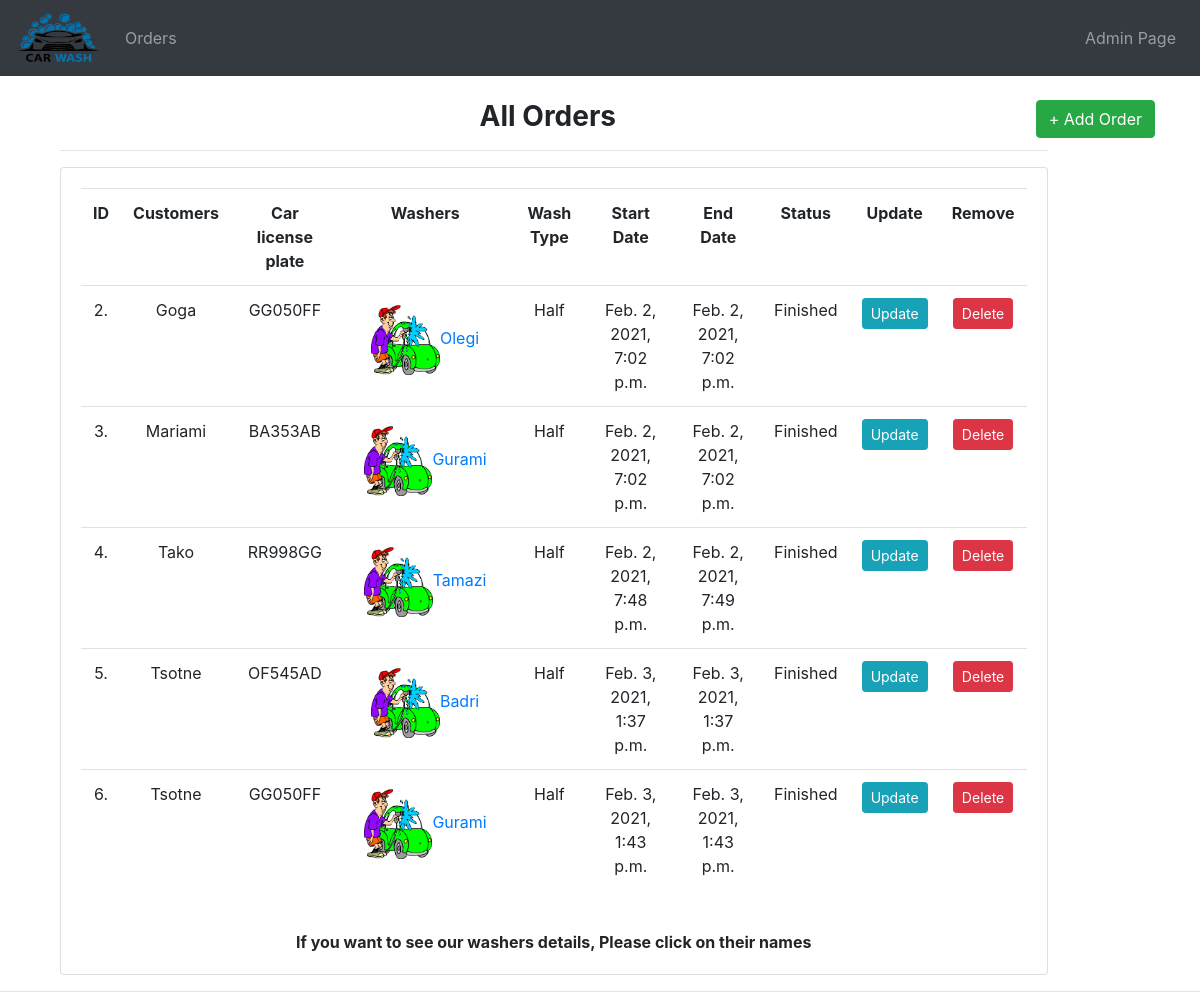
/order_list/, run on an earlier commit of the app's database.
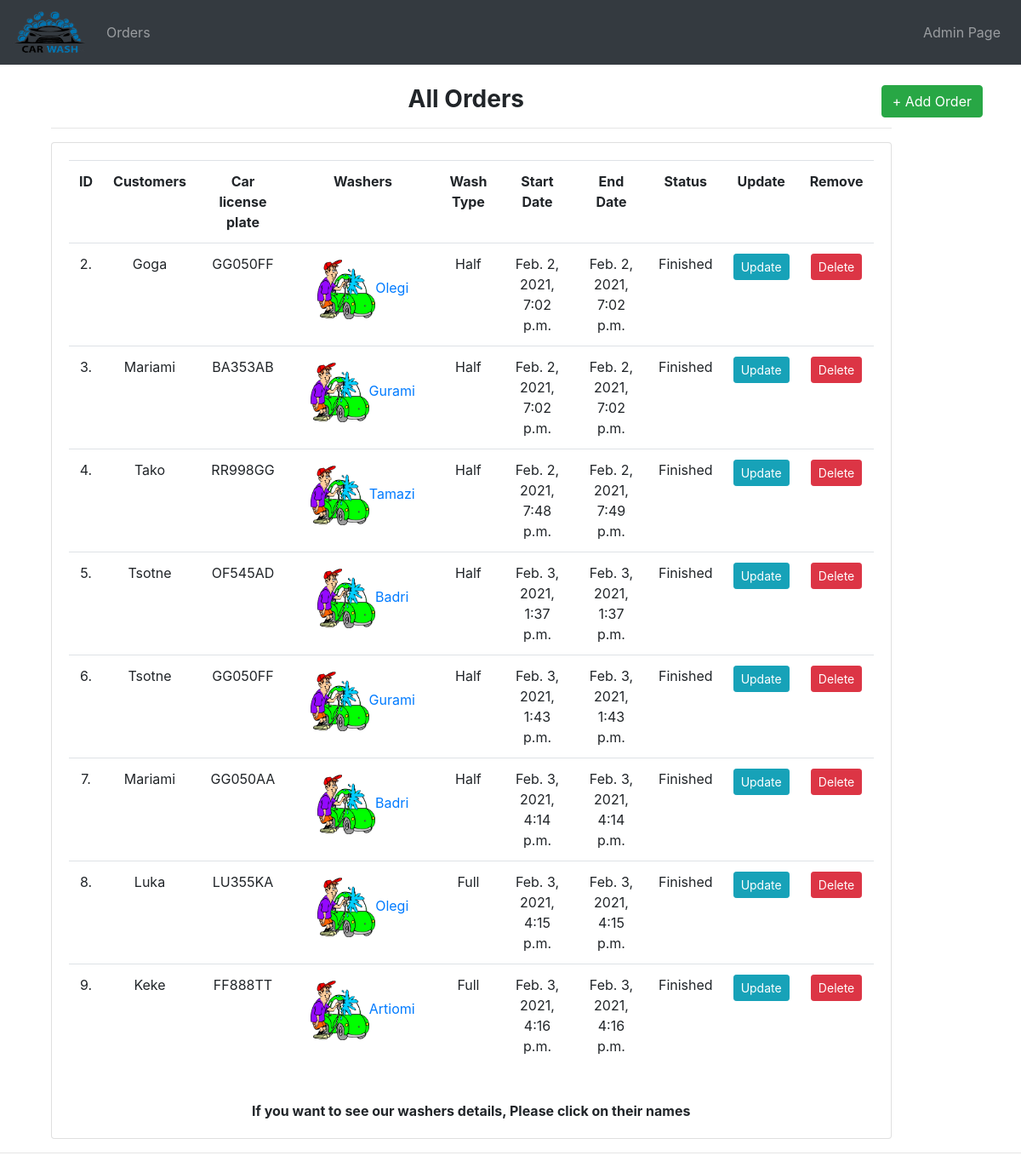
And on a later commit of the database.
### car_wash/models.py (models this page shows, shortened)
class Order(models.Model):
    car = models.ForeignKey(Car, on_delete=models.PROTECT, related_name='orders', default=None)
    washer = models.ForeignKey(CarWasher, on_delete=models.CASCADE, related_name='orders')
    customer = models.ForeignKey(Customer, on_delete=models.SET_NULL, null=True, related_name='orders')
    wash_type = models.ForeignKey(WashType, on_delete=models.PROTECT, related_name='orders', default=None)
    order_price = models.DecimalField(max_digits=4, decimal_places=2, verbose_name=_("Price"), default=None, blank=True)
    created_date = models.DateTimeField(auto_now=True, verbose_name=_("Created Date"))
    order_start_date = models.DateTimeField(verbose_name=_("Start time"))
    order_end_date = models.DateTimeField(verbose_name=_("End time"))
    status = models.CharField(max_length=200, default=None)

class Customer(models.Model):
    name = models.CharField(max_length=200)
    def __str__(self):
        return self.name

class Car(models.Model):
    car_type = models.ForeignKey(CarType, on_delete=models.SET_NULL, null=True)
    license_plate = models.CharField(max_length=30, null=False)
    def __str__(self):
        return f"{self.license_plate}"

class CarWasher(models.Model):
    name = models.CharField(max_length=200)
    def __str__(self):
        return self.name

class WashType(models.Model):
    name = models.CharField(max_length=50, verbose_name=_("Name of wash type"))
    percentage = models.IntegerField(verbose_name=_("Base price percentage"), default=100)
    def __str__(self):
        return self.name

### car_wash/views.py (the view)
# urls.py: path('order_list/', name='order_list', view=order_list),
def order_list(request):
    orders = Order.objects.all()
    return render(request, 'order_list.html', {'orders': orders})

### car_wash/templates/order_list.html
{% extends 'base.html' %}
{% block body %}
{% load static %}
    <br>
<a style='display:inline' class="btn btn-success float-right" href="{% url 'car_wash:create_order' %}" >+ Add Order</a>
<div class="col-md-11">
		<h3><strong>All Orders</strong></h3>
		<hr>
		<div class="card card-body">
            <table class="table">
				<tr>
                    <th>ID</th>
					<th>Customers</th>
					<th>Car license plate</th>
					<th>Washers</th>
					<th>Wash Type</th>
                    <th>Start Date</th>
					<th>End Date</th>
					<th>Status</th>
                    <th>Update</th>
					<th>Remove</th>
				</tr>
				{% for order in orders %}
					<tr>
                        <td>{{ order.pk }}.</td>
						<td>{{ order.customer }}</td>
						<td>{{ order.car }}</td>
						<td><a href="{% url 'car_wash:washer-detail' order.washer.id %}" class="btn"><img src="{% static 'images/washer.png' %}" height="70">{{ order.washer }}</a></td>
						<td>{{ order.wash_type }}</td>
						<td>{{ order.order_start_date }}</td>
						<td>{{ order.order_end_date }}</td>
						<td>{{ order.status }}</td>
                        <td><a class="btn btn-sm btn-info" href="{% url 'car_wash:update_order' order.id %}" >Update</a></td>
						<td><a class="btn btn-sm btn-danger" href="{% url 'car_wash:delete_order' order.id %}" >Delete</a></td>
					</tr>
				{% endfor %}
			</table>
            <br>
        <strong>If you want to see our washers details, Please click on their names</strong>
		</div>
	</div>
{% endblock body %}

### car_wash/templates/base.html (shortened to what this page needs)
{% load static %}
<!DOCTYPE html>
<html lang="en">
   <head>
      <link rel="stylesheet" href="https://maxcdn.bootstrapcdn.com/bootstrap/4.0.0/css/bootstrap.min.css">
      <link rel="stylesheet" type="text/css" href="{% static '/css/main.css' %}">
      <nav class="navbar navbar-expand-lg navbar-dark bg-dark">
         <a class="navbar-brand" href="{% url 'car_wash:home' %}"><img src="{% static 'images/logo.png' %}" height="50" width="85"></a>
         <div class="collapse navbar-collapse" id="navbarNav">
            <ul class="navbar-nav">
               <li class="nav-item">
                  <a class="nav-link" href="{% url 'car_wash:order_list' %}">Orders</a>
               </li>
            </ul>
            <ul class="navbar-nav w-100">
               <li class="nav-item dropdown ml-auto">
                  <a class="nav-link"  href="{% url 'admin:index' %}">Admin Page</a>
               </li>
            </ul>
         </div>
      </nav>
   </head>
   <body>
   <div class="container">
      {% block body %}
      {% endblock body %}
      </div>
      <hr>
   </body>
</html>

### static/css/main.css (style rules this page uses)
div { text-align: center; }
.navbar-nav { flex-direction: row; }
.nav-link { padding-right: .5rem !important; padding-left: .5rem !important; }

What changed in the data, as far as the page shows it:
added Order: pk "7", customer "Mariami", car "GG050AA", washer "Badri", wash_type "Half", order_start_date "Feb. 3, 2021, 4:14 p.m.", order_end_date "Feb. 3, 2021, 4:14 p.m.", status "Finished"
added Order: pk "8", customer "Luka", car "LU355KA", washer "Olegi", wash_type "Full", order_start_date "Feb. 3, 2021, 4:15 p.m.", order_end_date "Feb. 3, 2021, 4:15 p.m.", status "Finished"
added Order: pk "9", customer "Keke", car "FF888TT", washer "Artiomi", wash_type "Full", order_start_date "Feb. 3, 2021, 4:16 p.m.", order_end_date "Feb. 3, 2021, 4:16 p.m.", status "Finished"
